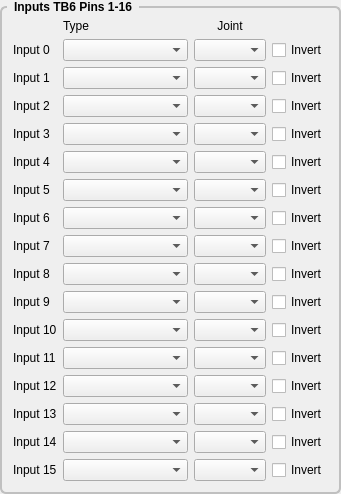
         <widget class="QGroupBox" name="gridGroupBox">
          <property name="styleSheet">
           <string notr="true">QGroupBox {
    font: bold;
    border: 2px solid silver;
    border-radius: 6px;
    margin-top: 6px;
}

QGroupBox::title {
    subcontrol-origin: margin;
    left: 7px;
    padding: 0px 5px 0px 5px;
}</string>
          </property>
          <property name="title">
           <string>Inputs TB6 Pins 1-16</string>
          </property>
          <layout class="QGridLayout" name="gridLayout_49">
           <item row="14" column="2">
            <widget class="QComboBox" name="input_13">
             <property name="minimumSize">
              <size>
               <width>125</width>
               <height>0</height>
              </size>
             </property>
            </widget>
           </item>
           <item row="3" column="0">
            <widget class="QLabel" name="label_13">
             <property name="text">
              <string>Input 2</string>
             </property>
            </widget>
           </item>
           <item row="2" column="3">
            <widget class="QComboBox" name="inputJoint_1">
             <property name="maximumSize">
              <size>
               <width>75</width>
               <height>16777215</height>
              </size>
             </property>
            </widget>
           </item>
           <item row="16" column="0">
            <widget class="QLabel" name="label_60">
             <property name="text">
              <string>Input 15</string>
             </property>
            </widget>
           </item>
           <item row="7" column="4">
            <widget class="QCheckBox" name="inputInvert_6">
             <property name="text">
              <string>Invert</string>
             </property>
            </widget>
           </item>
           <item row="16" column="4">
            <widget class="QCheckBox" name="inputInvert_15">
             <property name="text">
              <string>Invert</string>
             </property>
            </widget>
           </item>
           <item row="15" column="2">
            <widget class="QComboBox" name="input_14">
             <property name="minimumSize">
              <size>
               <width>125</width>
               <height>0</height>
              </size>
             </property>
            </widget>
           </item>
           <item row="4" column="0">
            <widget class="QLabel" name="label_14">
             <property name="text">
              <string>Input 3</string>
             </property>
            </widget>
           </item>
           <item row="3" column="3">
            <widget class="QComboBox" name="inputJoint_2">
             <property name="maximumSize">
              <size>
               <width>75</width>
               <height>16777215</height>
              </size>
             </property>
            </widget>
           </item>
           <item row="1" column="0">
            <widget class="QLabel" name="label_11">
             <property name="text">
              <string>Input 0</string>
             </property>
            </widget>
           </item>
           <item row="4" column="3">
            <widget class="QComboBox" name="inputJoint_3">
             <property name="maximumSize">
              <size>
               <width>75</width>
               <height>16777215</height>
              </size>
             </property>
            </widget>
           </item>
           <item row="1" column="2">
            <widget class="QComboBox" name="input_0">
             <property name="minimumSize">
              <size>
               <width>125</width>
               <height>0</height>
              </size>
             </property>
            </widget>
           </item>
           <item row="0" column="2">
            <widget class="QLabel" name="label_28">
             <property name="text">
              <string>Type</string>
             </property>
            </widget>
           </item>
           <item row="0" column="3">
            <widget class="QLabel" name="label_29">
             <property name="text">
              <string>Joint</string>
             </property>
             <property name="alignment">
              <set>Qt::AlignCenter</set>
             </property>
            </widget>
           </item>
           <item row="1" column="3">
            <widget class="QComboBox" name="inputJoint_0">
             <property name="maximumSize">
              <size>
               <width>75</width>
               <height>16777215</height>
              </size>
             </property>
            </widget>
           </item>
           <item row="2" column="2">
            <widget class="QComboBox" name="input_1">
             <property name="minimumSize">
              <size>
               <width>125</width>
               <height>0</height>
              </size>
             </property>
            </widget>
           </item>
           <item row="3" column="2">
            <widget class="QComboBox" name="input_2">
             <property name="minimumSize">
              <size>
               <width>125</width>
               <height>0</height>
              </size>
             </property>
            </widget>
           </item>
           <item row="4" column="2">
            <widget class="QComboBox" name="input_3">
             <property name="minimumSize">
              <size>
               <width>125</width>
               <height>0</height>
              </size>
             </property>
            </widget>
           </item>
           <item row="11" column="0">
            <widget class="QLabel" name="label_21">
             <property name="text">
              <string>Input 10</string>
             </property>
            </widget>
           </item>
           <item row="11" column="2">
            <widget class="QComboBox" name="input_10">
             <property name="minimumSize">
              <size>
               <width>125</width>
               <height>0</height>
              </size>
             </property>
            </widget>
           </item>
           <item row="5" column="3">
            <widget class="QComboBox" name="inputJoint_4">
             <property name="maximumSize">
              <size>
               <width>75</width>
               <height>16777215</height>
              </size>
             </property>
            </widget>
           </item>
           <item row="5" column="0">
            <widget class="QLabel" name="label_15">
             <property name="text">
              <string>Input 4</string>
             </property>
            </widget>
           </item>
           <item row="2" column="0">
            <widget class="QLabel" name="label_12">
             <property name="text">
              <string>Input 1</string>
             </property>
            </widget>
           </item>
           <item row="5" column="2">
            <widget class="QComboBox" name="input_4">
             <property name="minimumSize">
              <size>
               <width>125</width>
               <height>0</height>
              </size>
             </property>
            </widget>
           </item>
           <item row="6" column="0">
            <widget class="QLabel" name="label_16">
             <property name="text">
              <string>Input 5</string>
             </property>
            </widget>
           </item>
           <item row="7" column="0">
            <widget class="QLabel" name="label_17">
             <property name="text">
              <string>Input 6</string>
             </property>
            </widget>
           </item>
           <item row="6" column="2">
            <widget class="QComboBox" name="input_5">
             <property name="minimumSize">
              <size>
               <width>125</width>
               <height>0</height>
              </size>
             </property>
            </widget>
           </item>
           <item row="6" column="3">
            <widget class="QComboBox" name="inputJoint_5">
             <property name="maximumSize">
              <size>
               <width>75</width>
               <height>16777215</height>
              </size>
             </property>
            </widget>
           </item>
           <item row="7" column="2">
            <widget class="QComboBox" name="input_6">
             <property name="minimumSize">
              <size>
               <width>125</width>
               <height>0</height>
              </size>
             </property>
            </widget>
           </item>
           <item row="7" column="3">
            <widget class="QComboBox" name="inputJoint_6">
             <property name="maximumSize">
              <size>
               <width>75</width>
               <height>16777215</height>
              </size>
             </property>
            </widget>
           </item>
           <item row="8" column="0">
            <widget class="QLabel" name="label_18">
             <property name="text">
              <string>Input 7</string>
             </property>
            </widget>
           </item>
           <item row="8" column="2">
            <widget class="QComboBox" name="input_7">
             <property name="minimumSize">
              <size>
               <width>125</width>
               <height>0</height>
              </size>
             </property>
            </widget>
           </item>
           <item row="8" column="3">
            <widget class="QComboBox" name="inputJoint_7">
             <property name="maximumSize">
              <size>
               <width>75</width>
               <height>16777215</height>
              </size>
             </property>
            </widget>
           </item>
           <item row="9" column="0">
            <widget class="QLabel" name="label_19">
             <property name="text">
              <string>Input 8</string>
             </property>
            </widget>
           </item>
           <item row="9" column="2">
            <widget class="QComboBox" name="input_8">
             <property name="minimumSize">
              <size>
               <width>125</width>
               <height>0</height>
              </size>
             </property>
            </widget>
           </item>
           <item row="9" column="3">
            <widget class="QComboBox" name="inputJoint_8">
             <property name="maximumSize">
              <size>
               <width>75</width>
               <height>16777215</height>
              </size>
             </property>
            </widget>
           </item>
           <item row="10" column="0">
            <widget class="QLabel" name="label_20">
             <property name="text">
              <string>Input 9</string>
             </property>
            </widget>
           </item>
           <item row="10" column="2">
            <widget class="QComboBox" name="input_9">
             <property name="minimumSize">
              <size>
               <width>125</width>
               <height>0</height>
              </size>
             </property>
            </widget>
           </item>
           <item row="10" column="3">
            <widget class="QComboBox" name="inputJoint_9">
             <property name="maximumSize">
              <size>
               <width>75</width>
               <height>16777215</height>
              </size>
             </property>
            </widget>
           </item>
           <item row="14" column="3">
            <widget class="QComboBox" name="inputJoint_13">
             <property name="maximumSize">
              <size>
               <width>75</width>
               <height>16777215</height>
              </size>
             </property>
            </widget>
           </item>
           <item row="13" column="3">
            <widget class="QComboBox" name="inputJoint_12">
             <property name="maximumSize">
              <size>
               <width>75</width>
               <height>16777215</height>
              </size>
             </property>
            </widget>
           </item>
           <item row="11" column="3">
            <widget class="QComboBox" name="inputJoint_10">
             <property name="maximumSize">
              <size>
               <width>75</width>
               <height>16777215</height>
              </size>
             </property>
            </widget>
           </item>
           <item row="12" column="0">
            <widget class="QLabel" name="label_51">
             <property name="text">
              <string>Input 11</string>
             </property>
            </widget>
           </item>
           <item row="13" column="0">
            <widget class="QLabel" name="label_46">
             <property name="text">
              <string>Input 12</string>
             </property>
            </widget>
           </item>
           <item row="15" column="0">
            <widget class="QLabel" name="label_358">
             <property name="text">
              <string>Input 14</string>
             </property>
            </widget>
           </item>
           <item row="16" column="2">
            <widget class="QComboBox" name="input_15">
             <property name="minimumSize">
              <size>
               <width>125</width>
               <height>0</height>
              </size>
             </property>
            </widget>
           </item>
           <item row="12" column="2">
            <widget class="QComboBox" name="input_11">
             <property name="minimumSize">
              <size>
               <width>125</width>
               <height>0</height>
              </size>
             </property>
            </widget>
           </item>
           <item row="13" column="2">
            <widget class="QComboBox" name="input_12">
             <property name="minimumSize">
              <size>
               <width>125</width>
               <height>0</height>
              </size>
             </property>
            </widget>
           </item>
           <item row="14" column="0">
            <widget class="QLabel" name="label_57">
             <property name="text">
              <string>Input 13</string>
             </property>
            </widget>
           </item>
           <item row="15" column="3">
            <widget class="QComboBox" name="inputJoint_14">
             <property name="maximumSize">
              <size>
               <width>75</width>
               <height>16777215</height>
              </size>
             </property>
            </widget>
           </item>
           <item row="16" column="3">
            <widget class="QComboBox" name="inputJoint_15">
             <property name="maximumSize">
              <size>
               <width>75</width>
               <height>16777215</height>
              </size>
             </property>
            </widget>
           </item>
           <item row="12" column="3">
            <widget class="QComboBox" name="inputJoint_11">
             <property name="maximumSize">
              <size>
               <width>75</width>
               <height>16777215</height>
              </size>
             </property>
            </widget>
           </item>
           <item row="1" column="4">
            <widget class="QCheckBox" name="inputInvert_0">
             <property name="text">
              <string>Invert</string>
             </property>
            </widget>
           </item>
           <item row="3" column="4">
            <widget class="QCheckBox" name="inputInvert_2">
             <property name="text">
              <string>Invert</string>
             </property>
            </widget>
           </item>
           <item row="4" column="4">
            <widget class="QCheckBox" name="inputInvert_3">
             <property name="text">
              <string>Invert</string>
             </property>
            </widget>
           </item>
           <item row="5" column="4">
            <widget class="QCheckBox" name="inputInvert_4">
             <property name="text">
              <string>Invert</string>
             </property>
            </widget>
           </item>
           <item row="6" column="4">
            <widget class="QCheckBox" name="inputInvert_5">
             <property name="text">
              <string>Invert</string>
             </property>
            </widget>
           </item>
           <item row="8" column="4">
            <widget class="QCheckBox" name="inputInvert_7">
             <property name="text">
              <string>Invert</string>
             </property>
            </widget>
           </item>
           <item row="9" column="4">
            <widget class="QCheckBox" name="inputInvert_8">
             <property name="text">
              <string>Invert</string>
             </property>
            </widget>
           </item>
           <item row="10" column="4">
            <widget class="QCheckBox" name="inputInvert_9">
             <property name="text">
              <string>Invert</string>
             </property>
            </widget>
           </item>
           <item row="11" column="4">
            <widget class="QCheckBox" name="inputInvert_10">
             <property name="text">
              <string>Invert</string>
             </property>
            </widget>
           </item>
           <item row="12" column="4">
            <widget class="QCheckBox" name="inputInvert_11">
             <property name="text">
              <string>Invert</string>
             </property>
            </widget>
           </item>
           <item row="13" column="4">
            <widget class="QCheckBox" name="inputInvert_12">
             <property name="text">
              <string>Invert</string>
             </property>
            </widget>
           </item>
           <item row="14" column="4">
            <widget class="QCheckBox" name="inputInvert_13">
             <property name="text">
              <string>Invert</string>
             </property>
            </widget>
           </item>
           <item row="15" column="4">
            <widget class="QCheckBox" name="inputInvert_14">
             <property name="text">
              <string>Invert</string>
             </property>
            </widget>
           </item>
           <item row="2" column="4">
            <widget class="QCheckBox" name="inputInvert_1">
             <property name="text">
              <string>Invert</string>
             </property>
            </widget>
           </item>
          </layout>
         </widget>
